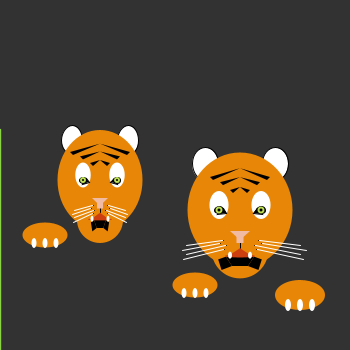
Frame 1 (no input)
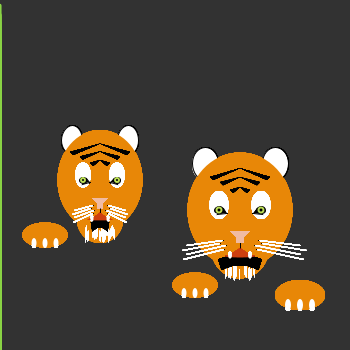
Frame 60 (the mouse pressed at the canvas centre just before this capture)
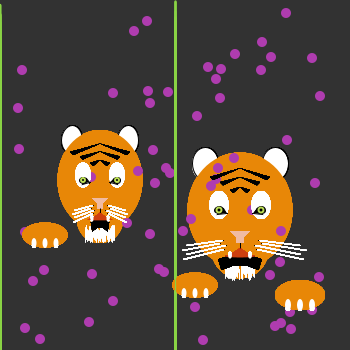
Frame 120 (the mouse held since frame 60 and released just before this capture)

The Processing sketch that drew these frames (run headless with seeded random() and noise(); from frame 60 on, the mouse is pressed at the canvas centre):

// Processing sketch: processing_18496
// ── processing_18496.pde

//GLOBAL VARIABLES
int backgroundGray    = 50;     //colors
int colorWhite        = 255;
int colorBlack        = 0;
int tigerR            = 232;    //tiger color
int tigerG            = 135;
int tigerB            = 7;
int eyeR              = 187;    //eyeballs
int eyeG              = 222;
int eyeB              = 85;
int noseR             = 240;    //nose
int noseG             = 187;
int noseB             = 162;
int tongueR           = 206;    //tongue
int tongueG           = 63;
int tongueB           = 15;
int chinDiameter      = 60;
int grassR            = 137;    //grass
int grassG            = 211;
int grassB            = 68;
float beardX;
float beardY;


Tiger tiger,tiger2;
Paw paw,paw2,paw3;
Grass grass;
Flower flower;

void setup() {
  size(350,350);
  background(backgroundGray);
  smooth();
  
  tiger = new Tiger(240,210,105,115);
  tiger2 = new Tiger(100,180,85,100);
  paw = new Paw(195,285,45,25);
  paw2 = new Paw(300,295,50,30);
  paw3 = new Paw(45,235,45,25);
  grass = new Grass(250,height,250,height/2);
  flower = new Flower(250,height,10,10);
}

void draw() {
  tiger.display();
  tiger2.display();
  paw.display();
  paw2.display();
  paw3.display();
  grass.display();
  flower.display();
 }

class Tiger{
  
  //FIELDS
  float x;
  float y;
  int wide;
  int tall;
  
  //float speed = 1;
  
  //CONSTRUCTOR
  Tiger(float tempX, float tempY, int tempWide, int tempTall) {
    x = tempX;
    y = tempY;
    wide = tempWide;
    tall = tempTall;
  }
  
  //METHODS
   void display() {
     strokeWeight(1);
     //draw ears behind head
     if (frameCount <= 20) {
     fill(colorWhite);
     stroke(colorBlack);
     ellipse((x-(wide/3)),(y-(tall/2.5)),wide/4,tall/3.5);
     ellipse((x+(wide/3)),(y-(tall/2.5)),wide/4,tall/3.5);
     
     //draw head
     fill(tigerR,tigerG,tigerB);
     noStroke();
     ellipse(x,y,wide,tall);
     
     //draw chin
     ellipse(x,(y+40),wide/1.85,wide/1.85);
     } else if (frameCount <= 100) {
     //draw beard
       frameRate = 5;
       stroke(colorWhite);
       float beardX      = random(x-15,x+15); 
       float beardY      = random((y+(y/4)),(y+(y/4))+8);
       line(beardX,beardY,beardX,(beardY+10));
       beardX            = beardX + 1;
       beardY            = beardY + 1;
     }
     
     //draw white around the eyes
     noStroke();
     fill(colorWhite);
     ellipse((x-(wide/5)),(y-(tall/20)),wide/5.5,tall/4);
     ellipse((x+(wide/5)),(y-(tall/20)),wide/5.5,tall/4);
     
     //draw stripes
     fill(colorBlack);
     noStroke();
     triangle(x,(y-(tall/5)),x-10,(y-(tall/5)+3),x-7,(y-(tall/5)+6));
     triangle(x,(y-(tall/5)),x+10,(y-(tall/5)+3),x+7,(y-(tall/5)+6));
     triangle(x,(y-(tall/3.5)),x-20,(y-(tall/3.5)+5),x-17,(y-(tall/3.5)+8));
     triangle(x,(y-(tall/3.5)),x+20,(y-(tall/3.5)+5),x+17,(y-(tall/3.5)+8));
     triangle(x,(y-(tall/2.75)),x-30,(y-(tall/3)+5),x-27,(y-(tall/3)+8));
     triangle(x,(y-(tall/2.75)),x+30,(y-(tall/3)+5),x+27,(y-(tall/3)+8));
     
     //draw black around the eyes
     stroke(colorBlack);
     ellipse((x-(wide/5)),y,wide/11,tall/15);
     ellipse((x+(wide/5)),y,wide/11,tall/15);
     triangle(x-(wide/6),y-(tall/40),(x-(wide/7.75)),y+(tall/37),x-(wide/4.75),y+(tall/25));
     triangle(x+(wide/6),y-(tall/40),(x+(wide/7.75)),y+(tall/37),x+(wide/4.75),y+(tall/25));
     
     //draw eyeballs
     fill(eyeR,eyeG,eyeB);
     noStroke();
     ellipse((x-(wide/5)),y,tall/16,tall/16);
     ellipse((x+(wide/5)),y,tall/16,tall/16);
     
     //draw pupils
     fill(colorBlack);
     ellipse((x-(wide/5)),y,tall/37,tall/37);
     ellipse((x+(wide/5)),y,tall/37,tall/37);
     
     //draw nose
     stroke(colorBlack);
     line(x,y+y/5.5,x,y+y/6.5);
     noStroke();
     fill(noseR,noseG,noseB);
     rectMode(CENTER);
     rect(x,y+y/7.5,tall/15,tall/11);
     triangle(x,y+y/7,x-wide/10,y+y/10,x+wide/10,y+y/10);
     
     //draw mouth
     fill(colorBlack);
     quad(x-x/30,y+y/3.75,x-x/17,y+y/4.5,x+x/17,y+y/4.5,x+x/30,y+y/3.75);
     quad(x-x/17,y+y/4.5,x-x/11,y+y/4.25,x-x/13,y+y/3.5,x-x/30,y+y/3.75);
     quad(x+x/17,y+y/4.5,x+x/11,y+y/4.25,x+x/13,y+y/3.5,x+x/30,y+y/3.75);
     
     //draw tongue
     fill(tongueR,tongueG,tongueB);
     ellipse(x,5.79*(y/4.75),wide/3.5,tall/38);
     triangle(x,y+y/5.5,x-wide/8,y+y/4.5,x+wide/8,y+y/4.5);
     
     //draw teeth
     fill(colorWhite);
     ellipse(x-wide/10,y+y/4.65,wide/26,tall/16);
     ellipse(x+wide/10,y+y/4.65,wide/26,tall/16);
     
     //draw whiskers
     stroke(colorBlack);
     point(1.075*x,y+y/7);
     point(1.09*x,y+y/6.35);
     point(1.06*x,y+y/6);
     point(1.07*x,y+y/5.35);

     point(x/1.075,y+y/7);
     point(x/1.09,y+y/6.35);
     point(x/1.06,y+y/6);
     point(x/1.07,y+y/5.35);
     
     strokeCap(ROUND);
     stroke(colorWhite);
     line((1.075*x)+1,y+y/7,1.25*x,y+y/6);
     line((1.09*x)+1,y+y/6.35,1.275*x,y+y/5.25);
     line((1.06*x)+1,y+y/6,1.25*x,y+y/4.75);
     line((1.07*x)+1,y+y/5.35,1.265*x,y+y/4.25);
     
     line((x/1.075)-1,y+y/7,(x/1.25)-6,y+y/6);
     line((x/1.09)-1,y+y/6.35,(x/1.275)-6,y+y/5.25);
     line((x/1.06)-1,y+y/6,(x/1.25)-6,y+y/4.75);
     line((x/1.07)-1,y+y/5.35,(x/1.265)-6,y+y/4.25);
 }
}
 
 class Paw{
 
 //FIELDS
  float x;
  float y;
  int wide;
  int tall;
  
  float speed = 1;
  
//CONSTRUCTOR
Paw(float tempX, float tempY, int tempWide, int tempTall){
    x = tempX;
    y = tempY;
    wide = tempWide;
    tall = tempTall;
}
    
//METHODS
  void display() {
    strokeWeight(1);
    //draw paw
    noStroke();
    fill(tigerR,tigerG,tigerB);
    ellipse(x,y,wide,tall);
    
    //draw claws
    fill(colorWhite);
    ellipse(x,y+tall/3,wide/8,tall/2.5);
    ellipse(x-wide/4,y+tall/3,wide/8,tall/2.5);
    ellipse(x+wide/4,y+tall/3,wide/8,tall/2.5);
  }
  
// make paw 1 grow when you hover over claw
//if (mouseX == 195 && mouseY == 293) {
     
/*void move() {
     x = mouseX;
     y = mouseY;
  }*/
}

class Grass{
  
  //FIELDS
  float x;
  float y;  
  float X_2;
  float Y_2;
  
  //CONSTRUCTOR
  Grass(float tempX, float tempY, float tempX_2, float tempY_2) {
    x = tempX;
    y = tempY;
    X_2 = tempX_2;
    Y_2 = tempY_2;
  }
  
  void display() {
  // grass
  Y_2 = int(random(1,200));
  strokeWeight(random(1,2.5));
  stroke(grassR,grassG,grassB);
  strokeCap(ROUND);
  line(mouseX,y,mouseX,Y_2);
  }
}
  
  class Flower{
  
  //FIELDS
  float x;
  float y;  
  float wide;
  float tall;
  
  //CONSTRUCTOR
  Flower(float tempX, float tempY, float tempWide, float tempTall) {
    x = tempX;
    y = tempY;
    wide = tempWide;
    tall = tempTall;
  }
  
  void display() {
  // draw flowers
  if(mousePressed) {
  x = int(random(10,340));
  y = int(random(10,350));
  noStroke();
  fill(mouseX,60,mouseX);
  ellipse(x,y,wide,tall);
  }
  }
}
